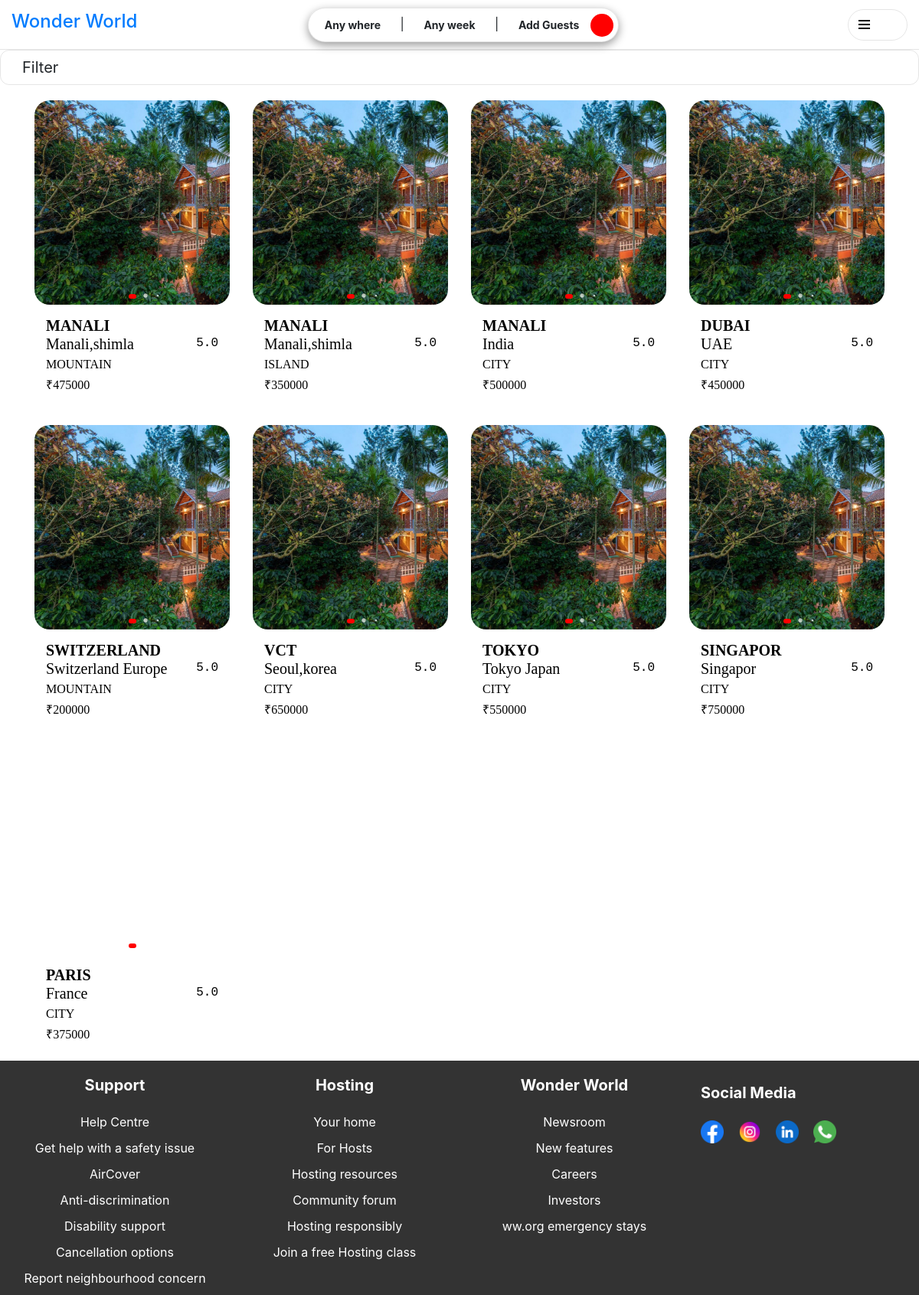
The app's page /home.php with its own data.
### tables this page shows
CREATE TABLE `packages` (
  `pid` int(5) NOT NULL,
  `package_name` varchar(40) NOT NULL,
  `package_cate` varchar(30) NOT NULL,
  `package_loc` varchar(40) NOT NULL,
  `package_price` bigint(10) NOT NULL,
  `package_detail` longtext NOT NULL
);

### home.php (the view, shortened to what this page needs)
<?php
include("connection.php");
if (isset($_POST['apply'])) {
  $pricemulti = [];
  $countrymulti = [];
  if (isset($_POST['price'])) {
    $pricefilter = $_POST['price'];
    foreach ($pricefilter as $pf) {
      switch ($pf) {
        case 'all':
          $pricemulti[]=" 1=1";
          break;
        case 'l50':
          $pricemulti[] = "package_price < 50000";
          break;
        case '50to1':
          $pricemulti[] = "package_price between 50000 and 100000";
          break;
        case '1to2':
          $pricemulti[] = "package_price between 100000 and 200000";
          break;
        case '2to4':
          $pricemulti[] = "package_price between 200000 and 400000";
          break;
        case '4to6':
          $pricemulti[] = "package_price between 400000 and 600000";
          break;
        case '6to7':
          $pricemulti[] = "package_price between 600000 and 700000";
          break;
        case 'g7':
          $pricemulti[] = "package_price > 700000";
          break;
        default:
          $pricemulti[] = "1=1";
          break;
      }
    }
  }
  if (isset($_POST['country'])) {
    $countryfilter = $_POST['country'];
    foreach ($countryfilter as $cf) {
      switch ($cf) {
        case 'india':
          $countrymulti[] = "package_loc like '%india%'";
          break;
        case 'usa':
          $countrymulti[] = "package_loc like '%usa%'";
          break;
        case 'uk':
          $countrymulti[] = "package_loc like '%uk%'";
          break;
        case 'japan':
          $countrymulti[] = "package_loc like '%japan%'";
          break;
        case 'switzerland':
          $countrymulti[] = "package_loc like '%switzerland%'";
          break;
        default:
          $countrymulti[] = "1=1";
          break;
      }
    }
  }
  $allConditions = [];
  if (!empty($pricemulti)) {
    $allConditions[] = '(' . implode(' or ', $pricemulti) . ')';
  }
  if (!empty($countrymulti)) {
    $allConditions[] = '(' . implode(' or ', $countrymulti) . ')';
  }
  if (!empty($allConditions)) {
    $filter1 = "select * from packages where " . implode(' and ', $allConditions);
  } else {
    $filter1 = "select * from packages";
  }
  $exef1 = mysqli_query($cn, $filter1);
} else {
  $filter1 = "select * from packages";
  $exef1 = mysqli_query($cn, $filter1);
}
?>
<!DOCTYPE html>
<html lang="en">
<head>
  <link rel="stylesheet" href="bootstrap-4.5.3-dist/css/bootstrap.min.css">
  <link rel="stylesheet" type="text/css" href="header.css">
  <link rel="stylesheet" href="footer.css">
  <link rel="stylesheet" href="home.css">
  <link rel="stylesheet" href="filter.css">
  <link rel="stylesheet" href="https://cdn.jsdelivr.net/npm/swiper@11/swiper-bundle.min.css" />
  <link rel="stylesheet" href="https://unpkg.com/swiper/css/swiper.min.css">
</head>
<body>
  <header class="container-fluid d-flex align-items-center ">
    <div class="logo d-flex align-items-center">
      <a href="home.php" style="text-decoration:none">
        <h4>Wonder World</h4>
      </a>
    </div>
    <div class="search align-items-center justify-content-center">
      <button class="btn">Any where</button>
      <span>|</span>
      <button class="btn">Any week</button>
      <span>|</span>
      <button class="btn search-guest">Add Guests
        <a href="#"><ion-icon name="search-outline"></ion-icon></a>
      </button>
    </div>
    <div class="user d-flex justify-content-end ">
      <ul class="unstyled list-inline clearfix left-nav">
        <li class="list-inline-item "><a href="#"><ion-icon class="icon" name="home-outline"></ion-icon></a></li>
        <li class="list-inline-item"><a href="#"><ion-icon class="icon" name="globe-outline"></ion-icon></a> </li>
      </ul>
      <div class="dropdown d-flex align-items-center justify-content-center">
        <button class="btn dropdown-toggle d-flex align-items-center " type="button" id="dropdownMenu"
          data-bs-toggle="dropdown" data-bs-auto-close="outside" aria-expanded="false">
          <div class="user-button" me-3>
            <span></span>
            <span></span>
            <span></span>
          </div>
          <ion-icon class="icon-user" name="person-outline"></ion-icon> </a>
        </button>
      </div>
    </div>
  </header>
  <form method="post" id="formfilter">
    <div class="dropdown d-flex align-items-center justify-content-between">
      <button class="btn dropdown-toggle d-flex align-items-center " type="button" id="dropdown-2"
        data-bs-toggle="dropdown" data-bs-auto-close="outside" aria-expanded="false">
        <div class="user-button">
          <a href="#"> <ion-icon class="icon-filter" name="options-outline"></ion-icon></ion-icon></a>
          <span class="span-1">Filter</span>
        </div>
      </button>
    </div>
  </form>
  <div class="main-content container">
    <div class="result">
      <div class="row g-4">
        <?php if (mysqli_num_rows($exef1) > 0) { ?>
          <?php while ($row = mysqli_fetch_assoc($exef1)) { ?>
            <div class="col-lg-3 col-md-4 col-sm-6 col-6">
              <div class="property-icon">
                <div class="property-image swiper property-inside">
                  <div class="swiper-wrapper">
                    <div class="swiper-slide">
                      <img src="image/1.jpg" alt="" class="im-fluid round" height="auto" width="400px">
                    </div>
                  </div>
                  <div class="swiper-pagination"></div>
                </div>
                <a href="homede.php?id=<?php echo $row['pid']; ?>&pname=<?php echo $row['package_name']; ?>&pcate=<?php echo $row['package_cate'] ?>&ploc=<?php echo $row['package_loc']; ?>&pprice=<?php echo $row['package_price'] ?>&pdetail=<?php echo $row['package_detail']; ?>"
                  class="property-details">
                  <div class="property-location d-flex justify-content-between">
                    <h5 style="text-transform:uppercase"><b><?php echo $row["package_name"] ?></b></h5>
                  </div>
                  <div class="property-location d-flex justify-content-between">
                    <h5><?php echo ucwords($row["package_loc"]) ?></h5>
                    <h6><ion-icon name="star"></ion-icon><samp>5.0</samp></h6>
                  </div>
                  <div class="category">
                    <h6 style="text-transform:uppercase"><?php echo $row["package_cate"]; ?></h6>
                  </div>
                  <div class="price">
                    <h6>₹<?php echo $row["package_price"]; ?></h6>
                  </div>
                </a>
              </div>
            </div>
          <?php } ?>
        <?php } else {
          if (mysqli_num_rows($exef1) == 0) {
            echo "<h3>No packages found matching your criteria :(</h3>";
          }
        } ?>
      </div>
    </div>
  </div>
  <footer class="footer">
    <div class="container-footer col-md-12">
      <div class="row">
        <div class="col-md-3 text-center">
          <h5>Support</h5>
          <br>
          <ul>
            <li><a href="customerservice.html" class="question">Help Centre</a></li>
            <li><a href="customerservice.html">Get help with a safety issue</a></li>
            <li><a href="customerservice.html"">AirCover</a></li>
                <li><a href=" customerservice.html">Anti-discrimination</a></li>
            <li><a href="customerservice.html">Disability support</a></li>
            <li><a href="customerservice.html">Cancellation options</a></li>
            <li><a href="customerservice.html">Report neighbourhood concern</a></li>
          </ul>
        </div>
        <div class="col-md-3 text-center">
          <h5>Hosting</h5>
          <br>
          <ul>
            <li><a href="#">Your home</a></li>
            <li><a href="#"> For Hosts</a></li>
            <li><a href="#">Hosting resources</a></li>
            <li><a href="#">Community forum</a></li>
            <li><a href="#">Hosting responsibly</a></li>
            <li><a href="#">Join a free Hosting class</a></li>
          </ul>
        </div>
        <div class="col-md-3 text-center">
          <h5>Wonder World</h5>
          <br>
          <ul>
            <li><a href="#">Newsroom</a></li>
            <li><a href="#">New features</a></li>
            <li><a href="#">Careers</a></li>
            <li><a href="#">Investors</a></li>
            <li><a href="#"></a>ww.org emergency stays</a></li>
          </ul>
        </div>
        <div class="social-links col-md-3">
          <h5>Social Media</h5>
          <br>
          <img src="social/facebook.png" alt=""> <a href="#" target="_blank"><i class="fab fa-facebook-f"></i></a>
          <img src="social/instagram.png" alt=""> <a href="#" target="_blank"><i class="fab fa-instagram"></i></a>
          <img src="social/linkedin.png" alt=""> <a href="#" target="_blank"><i class="fab fa-linkedin"></i></a>
          <img src="social/whatsapp.png" alt=""><a href="#" target="_blank"><i class="fab fa-whatsapp-g"></i></a>
        </div>
      </div>
    </div>
  </footer>
</body>
</html>

### footer.css (style rules this page uses)
.footer { background-color: #333; color: #fff; border-top: solid 1px #fff; }
.footer h5 { font-weight: bold; margin-bottom: 0px; margin-top: 20px; }
.footer ul { list-style: none; padding: 0; margin: 0; }
.footer li { margin-bottom: 10px; }
.footer a { color: #fff; text-decoration: none; }
.social-links { margin-top: 10px; }
.social-links img { width: 30px; }

### records on screen
packages: package_name "MANALI", package_loc "Manali,shimla", package_cate "MOUNTAIN", package_price "475000"
packages: package_name "MANALI", package_loc "Manali,shimla", package_cate "ISLAND", package_price "350000"
packages: package_name "MANALI", package_loc "India", package_cate "CITY", package_price "500000"
packages: package_name "DUBAI", package_loc "UAE", package_cate "CITY", package_price "450000"
packages: package_name "SWITZERLAND", package_loc "Switzerland Europe", package_cate "MOUNTAIN", package_price "200000"
packages: package_name "VCT", package_loc "Seoul,korea", package_cate "CITY", package_price "650000"
packages: package_name "TOKYO", package_loc "Tokyo Japan", package_cate "CITY", package_price "550000"
packages: package_name "SINGAPOR", package_loc "Singapor", package_cate "CITY", package_price "750000"
packages: package_name "PARIS", package_loc "France", package_cate "CITY", package_price "375000"
